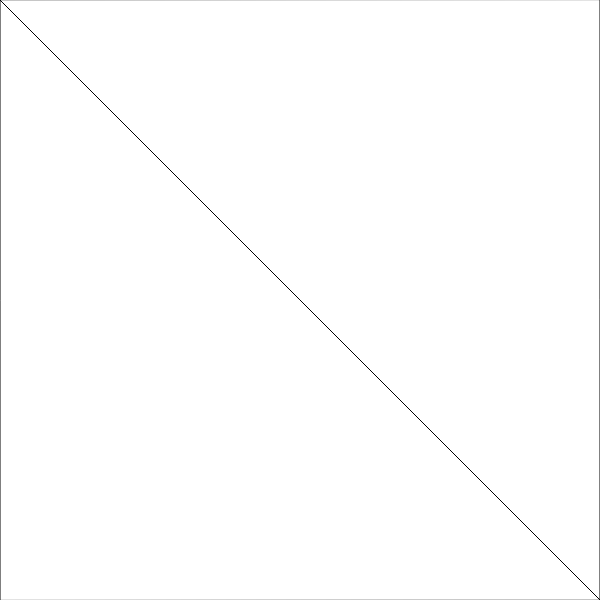
Frame 1 (no input)
Frame 2 (the mouse pressed at the canvas centre, redrawn once): identical to frame 1, image omitted

The p5.js sketch that drew this single still picture (run headless with seeded random() and noise() and a simulated clock; the mouse was pressed at the canvas centre and the sketch redrawn once):

// p5.js sketch
// ── sketch.js
/**
 *  ||| Pattern looping |||
 *
 *  The sketch recursively generates two triangles inside 
 *  its parent triangle. A triangle is composed of three vertices and 
 *  three edges. Based on the key input, the function pickes one of  
 *  those three points, then draw a line that equally divides the 
 *  triangle into two from selected point.
 *
 *  Key Input:
 *    1 - square base pattern
 *    2 - line base patter
 *    3 - looks random but always produces same pattern between 
 *        left and right base triangles
 *    4 - random: the function randomly applies pattern 1 OR 2 OR 3 
 *    C - apply color: changes between all white and random colour
 *    UP ARROW - increase the number of triangles (maximum 512)
 *    DOWN ARROW - decrease the number of triangles (minimum 2)
 *  
 *  Takahiro Toya (n10056513)
 *    The idea comes from triangle mosaic design
 *    The code is 100% my own made
 */

const areaSize = 600
const margin = 0;
const [minDivide, maxDivide] = [2, 10];
let shouldFill = false;
let numDivide = minDivide;
let currentMode = 1;
let triangles = [];

function setup() {
  createCanvas(areaSize, areaSize);
  colorMode(HSB);
}

function draw() {  
  loopComponent();
}

/*
  A set of loop component
 */
function loopComponent() {
  triangles = [];
  createTriangles(currentMode); 
  loop();
  background(100);
  drawTriangles();
  noLoop();
}

/*
  Responsible for drawing all triangles
 */
function drawTriangles() {
  let sat = random(360);
  for(let i=0; i< triangles.length; i++) {
    if (shouldFill) {
      fill(sat, random(50, 100), random(50, 100));
    } else { 
      // no Fill uses white fill 
      fill(360, 0, 100);
    }
    triangle(triangles[i].x1, triangles[i].y1, 
             triangles[i].x2, triangles[i].y2, 
             triangles[i].x3, triangles[i].y3);             
  }
  
}

/*
  Create all triangles
  The parameter seed is set to determine which one of three points
  to be picked to generate children triangles
 */
function createTriangles(seed) {
  // set first two triangles manually
  triangles.push(new Triangle(margin, areaSize - margin, 
                              margin, margin, 
                              areaSize - margin, areaSize - margin));
  triangles.push(new Triangle(areaSize - margin, margin, 
                              areaSize - margin, areaSize - margin, 
                              margin, margin));
  // number of triangles that are generated right before each loop
  // This count should incease exponentially as one triangle produces two triangles inside
  let triCount = 2;
  // loop of how many times we repeat the process of... 
  // "a parent generates two children,
  // and the children produce thier children..."
  for(let i=triCount; i<numDivide; i++) {
    let temp = []
    // process of parents generating children
    // store generated children triangles 
    // in a temporal array to wait all parents finish generating
    for (let j=1; j<=triCount; j++) {
      let generated = triangles[triangles.length - j].generateNew(seed);
      temp.push(generated);
    }
    // Once all parents has finished generating children,
    // it's time to store children into triangles list.
    // In the next loop, these children will be considered as parents
    for(let t=0; t<temp.length; t++){
      for(let u=0; u<temp[t].length; u++){
        triangles.push(temp[t][u]); 
      }     
    }
    // number of triangles increases exponentially.
    triCount = pow(2, i);
  }
  
}

/*
  Triangle object
  Call generateNew function to generate children triangles inside this triangle
 */
function Triangle(x1, y1, x2, y2, x3, y3) {

  this.x1 = x1;
  this.y1 = y1;
  this.x2 = x2;
  this.y2 = y2;
  this.x3 = x3;
  this.y3 = y3;
  
  // seed to determine which one of the triangles points to be used to divide
  this.generateNew = function(seed) {
    let choice = 1;
    // seed value 4 is random
    if (seed === 4) {
      choice = random([1, 2, 3]);
    } else {
      choice = seed 
    }
    // choose (x1, y1), 
    // draw dividing line to the edge (x2, y2) - (x3, y3)
    if (choice === 1) {
      // divide this triangle equally into two 
      // so take center of the edge (x2, y2) - (x3, y3)
      let nx = (x2 + x3) / 2;
      let ny = (y2 + y3) / 2;
      return [new Triangle(nx, ny, x1, y1, x2, y2),
              new Triangle(nx, ny, x1, y1, x3, y3)];
    // choose (x2, y2)
    // draw dividing line to the edge (x1, y1) - (x3, y3)
    } else if (choice === 2){
      let nx = (x1 + x3) / 2;
      let ny = (y1 + y3) / 2;
      return [new Triangle(nx, ny, x2, y2, x1, y1),
              new Triangle(nx, ny, x2, y2, x3, y3)];    
    // choose (x3, y3)
    // draw dividing line to the edge (x2, y2) - (x1, y1)
    } else if (choice === 3){
      let nx = (x2 + x1) / 2;
      let ny = (y2 + y1) / 2;
      return [new Triangle(nx, ny, x3, y3, x2, y2),
              new Triangle(nx, ny, x3, y3, x1, y1)];       
    } 
  } 
}

/*
  Handling key input
 */
function keyPressed() {
  if (key === '1') {
    currentMode = 1;
    loopComponent();
  } else if (key === '2') {
    currentMode = 2;
    loopComponent();
  } else if (key === '3') {
    currentMode = 3;
    loopComponent();
  } else if (key === '4') {
    currentMode = 4;   
    loopComponent();
  // change of color mode: random fill OR white fill
  } else if (key === 'c') {
    shouldFill = !shouldFill;
    loopComponent();
  // increment the number of dividing process (number of triagles)
  } else if (keyCode === DOWN_ARROW) {
    if (numDivide === minDivide) {
      numDivide = minDivide;
    } else {
      numDivide -= 1; 
    }
    loopComponent();
  // decrement the number of dividing process (number of triangles)
  } else if (keyCode === UP_ARROW) {
    if (numDivide === maxDivide) {
      numDivide = maxDivide;
    } else {
      numDivide += 1; 
    }    
    loopComponent();
  } 
}
  
